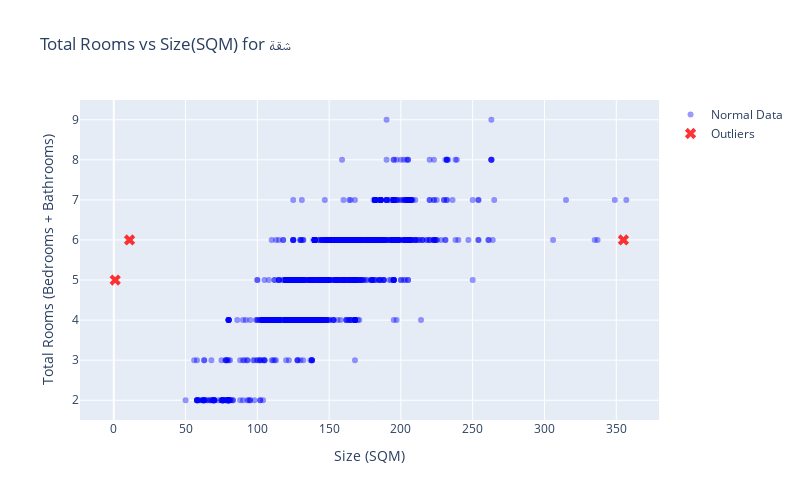
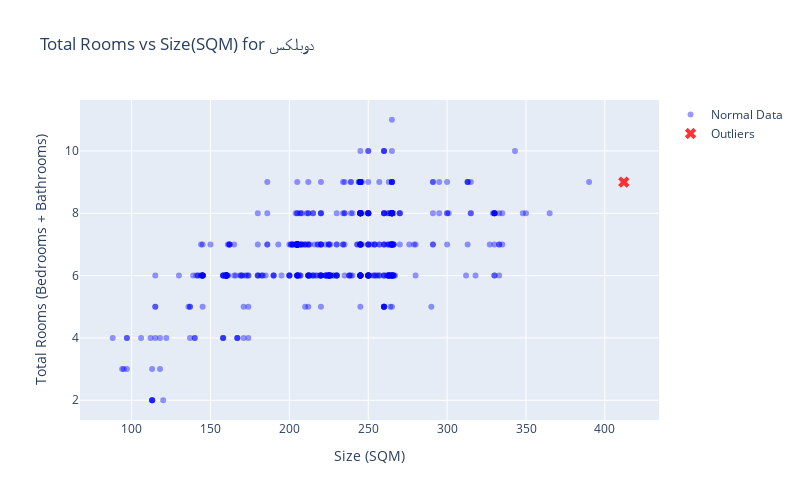
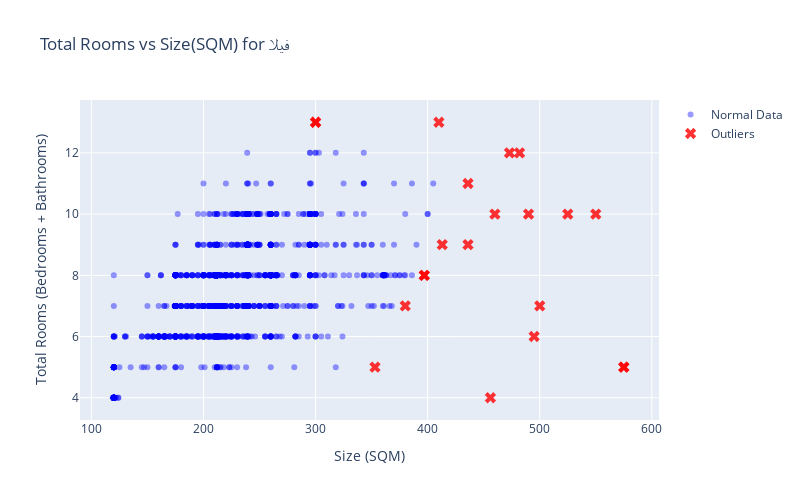

Notebook code for these charts, in order:
### Markdown cell above
### **Why Mahalanobis is Best for This Use Case**  

#### ❌ **Z-Score & IQR (Univariate Methods)**  
- These methods treat each feature **independently**, ignoring relationships between them.  
- **Why it's wrong?**  
  - A property with **many rooms in a large space** is normal, but in a small space, it's an outlier.  
  - **Z-score/IQR won’t detect this because they check each feature separately.**  

#### ❌ **Euclidean Distance (Basic Distance-Based Methods)**  
- Measures raw distance but doesn’t **account for correlations**.  
- **Why it's wrong?**  
  - A property with **5 rooms in 50 sqm vs. 5 rooms in 300 sqm** will have the same Euclidean distance, but only the first case is unusual.  
  - **Fails to consider how features interact.**  

#### ❌ **DBSCAN, K-Means (Clustering-Based Methods)**  
- Require well-defined clusters, **but real estate data isn’t always clustered** clearly.  
- **Why it's wrong?**  
  - If most houses have 2–5 rooms, DBSCAN might mark all 6+ room houses as outliers, even if they’re normal for larger properties.  
  - **Not reliable for continuous numeric data.**  

#### ❌ **Isolation Forest (Tree-Based Anomaly Detection)**  
- Works well for generic anomalies but **doesn’t consider relationships** between variables.  
- **Why it's wrong?**  
  - Could remove large houses just because they are rare, even if they fit expected size-room trends.  

---

### ✅ **Why Mahalanobis Distance is the Best Choice**  
✔ **Considers correlation** → Recognizes that more rooms are normal for larger properties.  
✔ **Identifies multivariate anomalies** → Flags only combinations that don’t fit expected trends.  
✔ **Robust to scale differences** → Handles "size in sqm" and "room count" together properly.  
✔ **No need for predefined clusters** → Works well even if houses are spread out in feature space.  

👉 **Mahalanobis Distance is the only method that correctly identifies outliers based on feature relationships, making it the best fit for this use case!** 🚀

### Code cell
import numpy as np
import pandas as pd
import plotly.graph_objects as go
from scipy.spatial.distance import mahalanobis

# Create Total Rooms Column
eda_df['TOTAL_ROOMS'] = eda_df['BEDROOMS'] + eda_df['BATHROOMS']

# Function to Calculate Mahalanobis Distance
def mahalanobis_outlier_detection(df, features, threshold=3.9):
    """Detect outliers using Mahalanobis Distance."""
    mean = df[features].mean().values
    cov_matrix = np.cov(df[features].values.T)
    inv_cov_matrix = np.linalg.inv(cov_matrix)
    
    distances = df[features].apply(lambda x: mahalanobis(x, mean, inv_cov_matrix), axis=1)
    df['outlier'] = distances > threshold  # Mark as outlier if distance > threshold
    return df

# Apply Outlier Detection
eda_df = mahalanobis_outlier_detection(eda_df, ['SIZE(SQM)', 'TOTAL_ROOMS'])

# Get Unique Property Types
property_types = eda_df['PROPERTY_TYPE'].unique()

for property_type in property_types:
    subset_df = eda_df[eda_df['PROPERTY_TYPE'] == property_type].copy()
    subset_df['INDEX'] = subset_df.index  # Add index for tooltips

    # Separate Outliers and Non-Outliers
    df_non_outliers = subset_df[~subset_df['outlier']]
    df_outliers = subset_df[subset_df['outlier']]

    # Create a subplot (Single Scatter Plot)
    fig = go.Figure()

    # Scatter Plot for Non-Outliers
    fig.add_trace(go.Scatter(
        x=df_non_outliers['SIZE(SQM)'],
        y=df_non_outliers['TOTAL_ROOMS'],
        mode='markers',
        marker=dict(size=6, color='blue', opacity=0.4),
        name="Normal Data",
        hovertemplate="Index: %{customdata[0]}<br>Size: %{x} sqm<br>Total Rooms: %{y}<br>Bedrooms: %{customdata[1]}<br>Bathrooms: %{customdata[2]}",
        customdata=np.stack((df_non_outliers['INDEX'], df_non_outliers['BEDROOMS'], df_non_outliers['BATHROOMS']), axis=-1)
    ))

    # Scatter Plot for Outliers
    fig.add_trace(go.Scatter(
        x=df_outliers['SIZE(SQM)'],
        y=df_outliers['TOTAL_ROOMS'],
        mode='markers',
        marker=dict(size=10, color='red', opacity=0.8, symbol='x'),
        name="Outliers",
        hovertemplate="Index: %{customdata[0]}<br>Size: %{x} sqm<br>Total Rooms: %{y}<br>Bedrooms: %{customdata[1]}<br>Bathrooms: %{customdata[2]}",
        customdata=np.stack((df_outliers['INDEX'], df_outliers['BEDROOMS'], df_outliers['BATHROOMS']), axis=-1)
    ))

    # Update Layout
    fig.update_layout(
        title=f"Total Rooms vs Size(SQM) for {property_type}",
        xaxis_title="Size (SQM)",
        yaxis_title="Total Rooms (Bedrooms + Bathrooms)",
        showlegend=True,
        height=500, width=800
    )

    # Show Plot
    fig.show()

### Figure 1 — Plotly figure (JSON) as saved in the notebook; plotly's stock layout.template omitted (floating-point values rounded to 4 significant figures; data arrays with more than 128 entries replaced by an {"elided": "..."} marker saying what was removed)
{"data": [{"customdata": {"elided": "1749x3 int values"}, "hovertemplate": "Index: %{customdata[0]}<br>Size: %{x} sqm<br>Total Rooms: %{y}<br>Bedrooms: %{customdata[1]}<br>Bathrooms: %{customdata[2]}", "marker": {"color": "blue", "opacity": 0.4, "size": 6}, "mode": "markers", "name": "Normal Data", "type": "scatter", "x": {"elided": "1749 int values"}, "y": {"elided": "1749 int values"}}, {"customdata": [[582, 3, 3], [1039, 2, 3], [5371, 4, 2]], "hovertemplate": "Index: %{customdata[0]}<br>Size: %{x} sqm<br>Total Rooms: %{y}<br>Bedrooms: %{customdata[1]}<br>Bathrooms: %{customdata[2]}", "marker": {"color": "red", "opacity": 0.8, "size": 10, "symbol": "x"}, "mode": "markers", "name": "Outliers", "type": "scatter", "x": [11, 1, 355], "y": [6, 5, 6]}], "layout": {"height": 500, "showlegend": true, "title": {"text": "Total Rooms vs Size(SQM) for شقة"}, "width": 800, "xaxis": {"title": {"text": "Size (SQM)"}}, "yaxis": {"title": {"text": "Total Rooms (Bedrooms + Bathrooms)"}}}}

### Figure 2 — Plotly figure (JSON) as saved in the notebook; plotly's stock layout.template omitted (floating-point values rounded to 4 significant figures; data arrays with more than 128 entries replaced by an {"elided": "..."} marker saying what was removed)
{"data": [{"customdata": {"elided": "526x3 int values"}, "hovertemplate": "Index: %{customdata[0]}<br>Size: %{x} sqm<br>Total Rooms: %{y}<br>Bedrooms: %{customdata[1]}<br>Bathrooms: %{customdata[2]}", "marker": {"color": "blue", "opacity": 0.4, "size": 6}, "mode": "markers", "name": "Normal Data", "type": "scatter", "x": {"elided": "526 int values"}, "y": {"elided": "526 int values"}}, {"customdata": [[3805, 5, 4]], "hovertemplate": "Index: %{customdata[0]}<br>Size: %{x} sqm<br>Total Rooms: %{y}<br>Bedrooms: %{customdata[1]}<br>Bathrooms: %{customdata[2]}", "marker": {"color": "red", "opacity": 0.8, "size": 10, "symbol": "x"}, "mode": "markers", "name": "Outliers", "type": "scatter", "x": [412], "y": [9]}], "layout": {"height": 500, "showlegend": true, "title": {"text": "Total Rooms vs Size(SQM) for دوبلكس"}, "width": 800, "xaxis": {"title": {"text": "Size (SQM)"}}, "yaxis": {"title": {"text": "Total Rooms (Bedrooms + Bathrooms)"}}}}

### Figure 3 — Plotly figure (JSON) as saved in the notebook; plotly's stock layout.template omitted (floating-point values rounded to 4 significant figures; data arrays with more than 128 entries replaced by an {"elided": "..."} marker saying what was removed)
{"data": [{"customdata": {"elided": "1528x3 int values"}, "hovertemplate": "Index: %{customdata[0]}<br>Size: %{x} sqm<br>Total Rooms: %{y}<br>Bedrooms: %{customdata[1]}<br>Bathrooms: %{customdata[2]}", "marker": {"color": "blue", "opacity": 0.4, "size": 6}, "mode": "markers", "name": "Normal Data", "type": "scatter", "x": {"elided": "1528 int values"}, "y": {"elided": "1528 int values"}}, {"customdata": [[83, 4, 3], [397, 3, 2], [404, 3, 2], [486, 5, 5], [682, 5, 3], [1125, 3, 2], [1296, 6, 7], [1321, 5, 5], [2096, 4, 4], [2128, 5, 6], [2277, 6, 7], [2333, 5, 4], [2875, 3, 3], [3166, 5, 5], [3197, 2, 2], [3353, 4, 3], [4046, 5, 5], [4658, 5, 4], [4882, 7, 5], [4955, 5, 7], [5162, 7, 6]], "hovertemplate": "Index: %{customdata[0]}<br>Size: %{x} sqm<br>Total Rooms: %{y}<br>Bedrooms: %{customdata[1]}<br>Bathrooms: %{customdata[2]}", "marker": {"color": "red", "opacity": 0.8, "size": 10, "symbol": "x"}, "mode": "markers", "name": "Outliers", "type": "scatter", "x": [380, 575, 575, 550, 397, 353, 300, 525, 397, 436, 300, 436, 495, 460, 456, 500, 490, 413, 482, 473, 410], "y": [7, 5, 5, 10, 8, 5, 13, 10, 8, 11, 13, 9, 6, 10, 4, 7, 10, 9, 12, 12, 13]}], "layout": {"height": 500, "showlegend": true, "title": {"text": "Total Rooms vs Size(SQM) for فيلا"}, "width": 800, "xaxis": {"title": {"text": "Size (SQM)"}}, "yaxis": {"title": {"text": "Total Rooms (Bedrooms + Bathrooms)"}}}}
